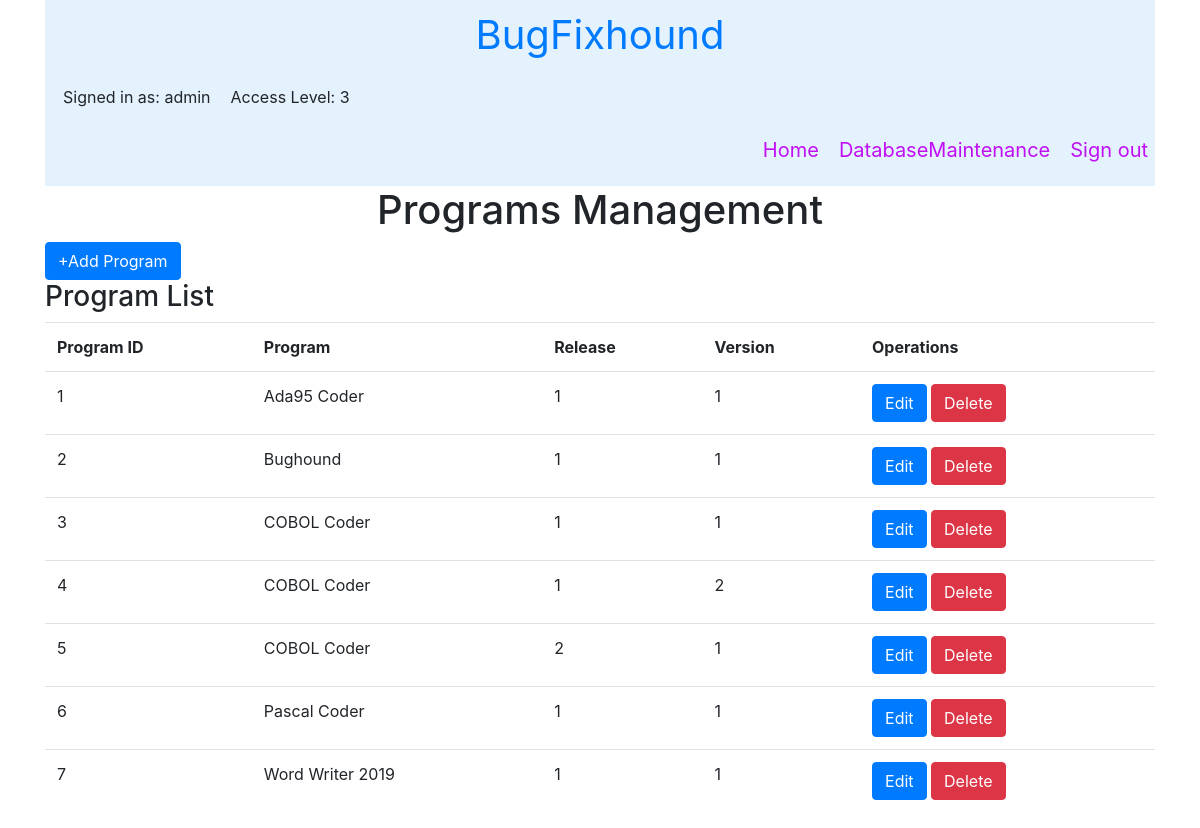
Screenshot of /manage_program (signed in) with the database file from the repository.
### tables this page shows
CREATE TABLE programs (id INTEGER PRIMARY KEY, program TEXT, release TEXT, version TEXT);

### main.py (the view)
@app.get("/manage_program")
@app.post("/manage_program")
async def manage_program(request: Request):
    if 'logged_in' not in request.session or request.session.get('userlevel') != 3:
        page = "login.html"
        if 'logged_in' not in request.session:
            page = "login.html"
        elif request.session.get('userlevel') != 3:
            page = "home.html"
        flash(request, "Please login as Admin level to access database maintenance", "Error")
        return templates.TemplateResponse(page, {"request": request, "username": request.session.get('username'), "userlevel": request.session.get('userlevel')})
    programs = None
    try:
        con = connect()
        con.row_factory = sqlite3.Row
        cur = con.cursor()
        res = cur.execute("SELECT  * FROM programs")
        programs = res.fetchall()
        print(f"DB RESULT: Found {len(programs)} programs ")
    except sqlite3.Error as e:
        print("A database error occurred:", e.args[0])
    if programs:
        return templates.TemplateResponse("manage_program.html", {"request": request, "username": request.session.get('username'), "userlevel": request.session.get('userlevel'), "programs": programs})
    return templates.TemplateResponse("manage_program.html", {"request": request, "username": request.session.get('username'), "userlevel": request.session.get('userlevel')})

### templates/manage_program.html (shortened to what this page needs)
<!doctype html>
<html>
<head>
   <link href="{{url_for('static', path = 'css/bootstrap.min.css')}}" rel="stylesheet">
</head>
<body>
   {% include "header.html" %}
   <div class="container">
      <div class="text-center">
         <h1>Programs Management</h1>
      </div>
   </div>
   <div class="container">
      <div class="row">
         <div class="col md-12">
            <button type="button" class="btn btn-primary" data-toggle="modal" data-target="#myModal">+Add Program</button>
            <h3>Program List </h3>
            <table class="table">
               <tr>
                  <th scope="col">Program ID</th>
                  <th scope="col">Program</th>
                  <th scope="col">Release</th>
                  <th scope="col">Version</th>
                  <th scope="col">Operations</th>
               </tr>
               {% for row in programs %}
               <tr>
                  <td>{{row['id']}}</td>
                  <td>{{row['program']}}</td>
                  <td>{{row['release']}}</td>
                  <td>{{row['version']}}</td>
                  <td>
                     <a href="/update_program/{{row['id']}}" class="btn btn-primary btn-xs" data-toggle="modal" data-target="#modaledit{{row['id']}}">Edit</a>
                     <a href="/delete_program/{{row['id']}}" class="btn btn-danger btn-xs" onclick="return confirm('Confirm deletion? Any Bug Reports using this program will also be deleted')">Delete</a>
                  </td>
               </tr>
               {% endfor %}
            </table>
         </div>
      </div>
   </div>
</body>

### rows the page displays
programs: id "1", program "Ada95 Coder", release "1", version "1"
programs: id "2", program "Bughound", release "1", version "1"
programs: id "3", program "COBOL Coder", release "1", version "1"
programs: id "4", program "COBOL Coder", release "1", version "2"
programs: id "5", program "COBOL Coder", release "2", version "1"
programs: id "6", program "Pascal Coder", release "1", version "1"
programs: id "7", program "Word Writer 2019", release "1", version "1"

### other values shown
{{ username }} "admin"
{{ userlevel }} "3"
